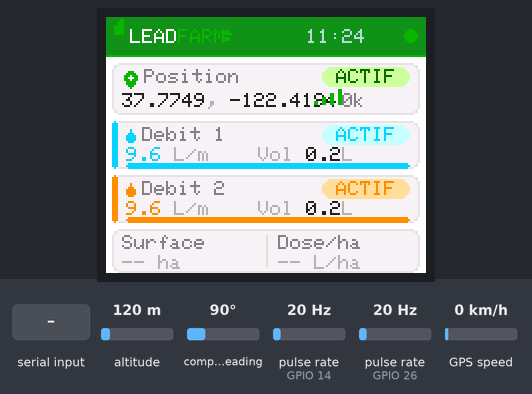
A sketch run on a simulated ESP32. Parts: 160×128 colour display. Wiring (inferred from the names in the program): 2 × pulse sensor: data GPIO 14 / data GPIO 26. Inputs (shaded band) come from the test bench; at power-on: pulse rate (sensors on GPIO 26, GPIO 14) 20 Hz, altitude 120 m, compass heading 90°, GPS speed 0 km/h. WiFi joins after 1.5 s; servers stay silent unless stated; uploads are accepted with an empty reply; EEPROM starts erased; the GPS gets a fix after 3 s at 37.7749, -122.4194 with 8 satellites; not simulated (calls return 0 or success): secrets.h; what the sketch prints to the serial monitor is not drawn.

Above: at 4.0 s.
4.1 s: "reset\n" received over Serial
At 5.7 s:
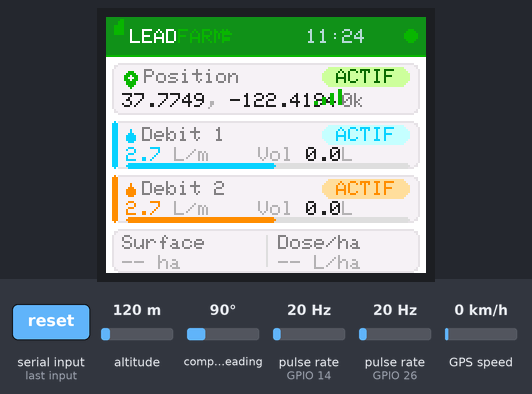
6.4 s: pulse rate (sensor on GPIO 26) set to 4 Hz
At 8.6 s:
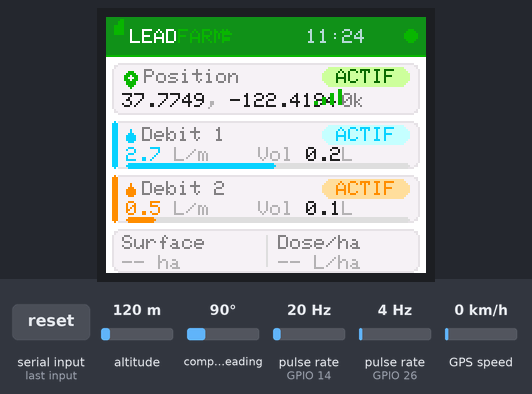
9.4 s: pulse rate (sensor on GPIO 26) set to 1 Hz
At 11.4 s:
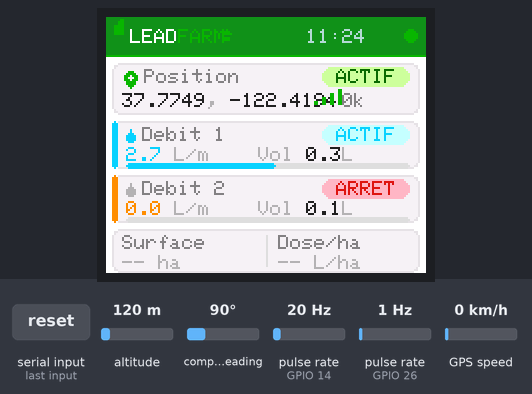
13.4 s: pulse rate (sensor on GPIO 14) set to 4 Hz
At 16.3 s:
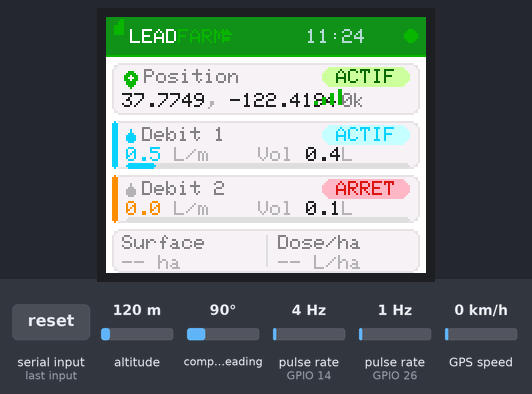
16.6 s: pulse rate (sensor on GPIO 14) set to 1 Hz
At 18.9 s:
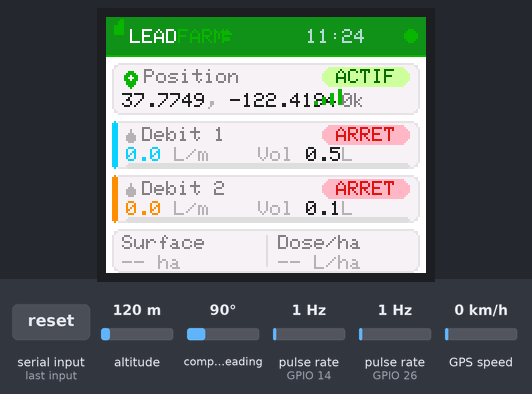
19.6 s: "ha 90\n" received over Serial
At 20.1 s:
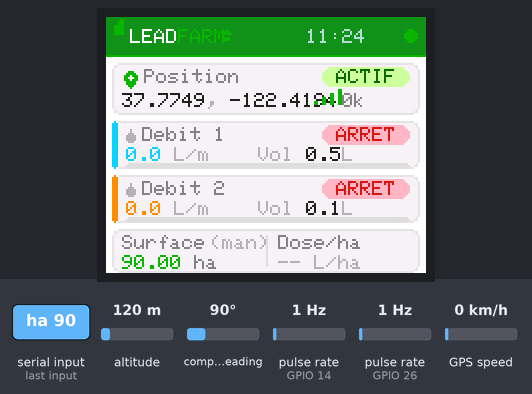
Timing chart, 0 to 22.6 s (numbered marks = the images above; inputs shaded):
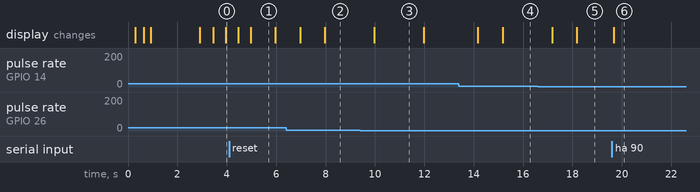

Measured:
- the behaviour switches between 3 and 2 Hz on pulse rate (sensor on GPIO 26) (found by bisection; images 2 and 3)
- the behaviour switches between 3 and 2 Hz on pulse rate (sensor on GPIO 14) (found by bisection; images 4 and 5)
- after the input at 4.1 s, the display: first changes after 0.37 s (image 1 shows a later state)
- after the input at 6.4 s, the display: first changes after 0.57 s (image 2 shows a later state)
- after the input at 9.4 s, the display: changes after 0.57 s (image 3)
- after the input at 13.4 s, the display: first changes after 0.77 s (image 4 shows a later state)
- after the input at 16.6 s, the display: first changes after 0.57 s (image 5 shows a later state)
- after the input at 19.6 s, the display: changes after 0.08 s (image 6)

The sketch:

esp32-leadfarm.ino
```cpp
#include <TinyGPSPlus.h>
#include <math.h>
#include <HardwareSerial.h>
#include <SPI.h>
#include <Adafruit_GFX.h>
#include <Adafruit_ST7735.h>
#include <WiFi.h>
#include <HTTPClient.h>
#include <Preferences.h>
#include "secrets.h"

// Copy secrets.h.example → secrets.h (gitignored) before flashing.

// ===================== OFFLINE QUEUE (NVS) =====================
Preferences prefs;
const char* QUEUE_NS = "lf_queue";
const int MAX_QUEUE = 20;

// ===================== PINS =====================
#define FLOW1_PIN 14
#define FLOW2_PIN 26
#define GPS_RX 17
#define GPS_TX 16
#define GPS_BAUD 9600

// ===================== TFT =====================
#define TFT_CS  5
#define TFT_DC  2
#define TFT_RST 4

Adafruit_ST7735 tft = Adafruit_ST7735(TFT_CS, TFT_DC, TFT_RST);

// ===================== COULEURS — WHITE THEME =====================
#define C_BG        0xFFFF
#define C_CARD      0xF79E
#define C_CARD_BRD  0xE71C
#define C_HEADER_BG 0x1483
#define C_ACCENT    0x0DA0
#define C_ACCENT_DK 0x0B40
#define C_RED       0xD8A2
#define C_RED_BG    0xFDB8
#define C_CYAN      0x0E9F
#define C_CYAN_LT   0xC7FF
#define C_ORANGE    0xFC60
#define C_ORNG_LT   0xFEF3
#define C_YELLOW    0xEEE0
#define C_YLW_LT    0xFFF8
#define C_TEXT      0x2104
#define C_TEXT_SEC  0x8410
#define C_TEXT_TER  0xB596
#define C_DIVIDER   0xDEFB
#define C_GREEN_BG  0xCFF3
#define C_WHITE     0xFFFF

// ===================== GPS (u-blox NEO-8M) =====================
TinyGPSPlus gps;
HardwareSerial GPSSerial(2);
const int TZ_HOURS = 1;

unsigned long gpsLastCharMs = 0;
unsigned long gpsTotalChars = 0;

// ===================== TIMERS =====================
unsigned long lastTftMs = 0;
unsigned long lastFlowCalcMs = 0;
unsigned long lastSendMs = 0;
unsigned long lastReportMs = 0;
const unsigned long TFT_INTERVAL_MS = 500;
const unsigned long SEND_INTERVAL_MS = 10000;

// ===================== FLOW =====================
const float PULSES_PER_LITER_1 = 450.0;
const float PULSES_PER_LITER_2 = 450.0;
const unsigned long MIN_PULSE_US = 1000;
const float FLOW_THRESHOLD = 0.3;

volatile unsigned long pulses1 = 0;
volatile unsigned long pulses2 = 0;
volatile unsigned long lastMicros1 = 0;
volatile unsigned long lastMicros2 = 0;

void IRAM_ATTR isrFlow1() {
  unsigned long now = micros();
  if (now - lastMicros1 > MIN_PULSE_US) { pulses1++; lastMicros1 = now; }
}
void IRAM_ATTR isrFlow2() {
  unsigned long now = micros();
  if (now - lastMicros2 > MIN_PULSE_US) { pulses2++; lastMicros2 = now; }
}

float flow1_Lmin = 0.0, flow2_Lmin = 0.0;
float total1_L = 0.0, total2_L = 0.0;

// ===================== SURFACE =====================
const int MAX_POINTS = 800;
double xs[MAX_POINTS], ys[MAX_POINTS];
int pointCount = 0;
bool areaRecording = false;
double refLatRad = 0, refLonRad = 0;
bool refSet = false;
const float MIN_DIST_M = 3.0;
double lastX = 0, lastY = 0;
bool lastXYSet = false;

double surfaceHa = 0.0;
bool surfaceFromGPS = false;

static inline double deg2rad(double d) { return d * M_PI / 180.0; }

void latLonToMeters(double latDeg, double lonDeg, double &x, double &y) {
  const double R = 6371000.0;
  double lat = deg2rad(latDeg);
  double lon = deg2rad(lonDeg);
  if (!refSet) { refLatRad = lat; refLonRad = lon; refSet = true; }
  x = (lon - refLonRad) * cos(refLatRad) * R;
  y = (lat - refLatRad) * R;
}

double dist2D(double x1, double y1, double x2, double y2) {
  double dx = x2 - x1, dy = y2 - y1;
  return sqrt(dx * dx + dy * dy);
}

double polygonAreaM2() {
  if (pointCount < 3) return 0.0;
  double sum = 0.0;
  for (int i = 0; i < pointCount; i++) {
    int j = (i + 1) % pointCount;
    sum += xs[i] * ys[j] - xs[j] * ys[i];
  }
  return fabs(sum) * 0.5;
}

void startAreaRecording() {
  pointCount = 0; refSet = false; lastXYSet = false;
  areaRecording = true;
  Serial.println("SURFACE GPS: START");
}

void stopAreaRecordingAndPrint() {
  areaRecording = false;
  double areaM2 = polygonAreaM2();
  surfaceHa = areaM2 / 10000.0;
  surfaceFromGPS = true;
  Serial.print("SURFACE GPS: "); Serial.print(areaM2, 1); Serial.print(" m2 = ");
  Serial.print(surfaceHa, 4); Serial.println(" ha");
}

void setSurfaceHa(float ha) {
  surfaceHa = ha; surfaceFromGPS = false;
  Serial.print("SURFACE: "); Serial.print(surfaceHa, 4); Serial.println(" ha");
}

void setSurfaceM2(float m2) {
  surfaceHa = m2 / 10000.0; surfaceFromGPS = false;
}

void setSurfaceDim(float longueur, float largeur) {
  float m2 = longueur * largeur;
  surfaceHa = m2 / 10000.0; surfaceFromGPS = false;
}

void handleCommand(String cmd) {
  cmd.trim();
  if (cmd == "start") { startAreaRecording(); return; }
  if (cmd == "stop")  { stopAreaRecordingAndPrint(); return; }
  if (cmd == "resetvol") { total1_L = 0; total2_L = 0; Serial.println("VOLUMES: 0"); return; }
  if (cmd == "reset") { total1_L = 0; total2_L = 0; surfaceHa = 0; Serial.println("RESET OK"); return; }

  if (cmd.startsWith("ha ")) {
    float val = cmd.substring(3).toFloat();
    if (val > 0) setSurfaceHa(val); else Serial.println("ERR: ha 2.5");
    return;
  }
  if (cmd.startsWith("m2 ")) {
    float val = cmd.substring(3).toFloat();
    if (val > 0) setSurfaceM2(val); else Serial.println("ERR: m2 25000");
    return;
  }
  if (cmd.startsWith("dim ")) {
    String p = cmd.substring(4);
    int si = p.indexOf(' ');
    if (si > 0) {
      float L = p.substring(0, si).toFloat();
      float l = p.substring(si + 1).toFloat();
      if (L > 0 && l > 0) setSurfaceDim(L, l); else Serial.println("ERR: dim 100 250");
    } else Serial.println("ERR: dim 100 250");
    return;
  }

  if (cmd == "help") {
    Serial.println("══════════════════════════════════");
    Serial.println("  ha 2.5      -> 2.5 hectares");
    Serial.println("  m2 25000    -> 25000 m2");
    Serial.println("  dim 100 250 -> 100m x 250m");
    Serial.println("  start/stop  -> GPS polygon");
    Serial.println("  resetvol    -> volumes a 0");
    Serial.println("  reset       -> tout a 0");
    Serial.println("══════════════════════════════════");
    return;
  }
  Serial.println("? tape 'help'");
}

String gpsTimeStr() {
  if (!gps.date.isValid() || !gps.time.isValid()) return "NO_TIME";
  int h = gps.time.hour() + TZ_HOURS;
  if (h >= 24) h -= 24; if (h < 0) h += 24;
  char buf[22];
  snprintf(buf, sizeof(buf), "%04d-%02d-%02d %02d:%02d:%02d",
    gps.date.year(), gps.date.month(), gps.date.day(),
    h, gps.time.minute(), gps.time.second());
  return String(buf);
}

// ===================== GRAPHIQUES TFT — WHITE THEME =====================

void drawPill(int x, int y, int w, int h, uint16_t bg, uint16_t txt, const char* label) {
  tft.fillRoundRect(x, y, w, h, h / 2, bg);
  int textW = strlen(label) * 6;
  tft.setCursor(x + (w - textW) / 2, y + (h - 7) / 2);
  tft.setTextColor(txt);
  tft.print(label);
}

void drawSignalBars(int x, int y, int sats) {
  int level = sats >= 8 ? 4 : sats >= 6 ? 3 : sats >= 4 ? 2 : sats >= 1 ? 1 : 0;
  for (int i = 0; i < 4; i++) {
    int barH = 2 + i * 2;
    tft.fillRect(x + i * 4, y + 8 - barH, 2, barH, (i < level) ? C_ACCENT : C_DIVIDER);
  }
}

void drawFlowBar(int x, int y, int w, float value, float maxVal, uint16_t trackColor, uint16_t fillColor) {
  int barW = (int)((value / maxVal) * w);
  if (barW > w) barW = w;
  tft.fillRoundRect(x, y, w, 3, 1, trackColor);
  if (barW > 1) tft.fillRoundRect(x, y, barW, 3, 1, fillColor);
}

void drawDropIcon(int x, int y, uint16_t color) {
  tft.fillTriangle(x, y - 3, x - 2, y + 1, x + 2, y + 1, color);
  tft.fillCircle(x, y + 1, 2, color);
}

void drawWifiIcon(int x, int y, bool connected) {
  uint16_t c = connected ? C_ACCENT : C_RED;
  tft.drawPixel(x, y - 4, c);
  tft.drawFastHLine(x - 1, y - 3, 3, c);
  tft.drawFastHLine(x - 2, y - 2, 5, c);
  tft.fillRect(x - 1, y, 3, 2, c);
}

void drawMiniLeaf(int x, int y, uint16_t c) {
  tft.fillRect(x, y, 5, 5, c);
  tft.fillRect(x + 2, y - 2, 3, 3, c);
  tft.fillRect(x + 3, y - 3, 2, 2, c);
}

void drawTFT() {
  tft.fillScreen(C_BG);

  // ── HEADER: Deep teal bar ──
  tft.fillRect(0, 0, 160, 19, C_HEADER_BG);

  drawMiniLeaf(4, 4, C_ACCENT);

  tft.setTextSize(1);
  tft.setCursor(12, 6);
  tft.setTextColor(C_WHITE); tft.print("LEAD");
  tft.setTextColor(C_ACCENT); tft.print("FARM");

  drawWifiIcon(60, 10, WiFi.status() == WL_CONNECTED);

  if (gps.time.isValid()) {
    char tb[6];
    int h = gps.time.hour() + TZ_HOURS;
    if (h >= 24) h -= 24; if (h < 0) h += 24;
    snprintf(tb, sizeof(tb), "%02d:%02d", h, gps.time.minute());
    tft.setCursor(100, 6);
    tft.setTextColor(0xB6DA);
    tft.print(tb);
  }

  bool sysOk = (gpsTotalChars > 10 || flow1_Lmin > 0 || flow2_Lmin > 0);
  tft.fillCircle(152, 9, 3, sysOk ? C_ACCENT : C_RED);

  tft.drawFastHLine(0, 19, 160, C_ACCENT);

  // ── CARD 1: GPS Position ──
  tft.fillRoundRect(3, 23, 154, 26, 4, C_CARD);
  tft.drawRoundRect(3, 23, 154, 26, 4, C_CARD_BRD);

  tft.fillCircle(12, 30, 3, gps.location.isValid() ? C_ACCENT : C_RED);
  tft.fillCircle(12, 30, 1, C_CARD);
  tft.fillTriangle(10, 32, 14, 32, 12, 35, gps.location.isValid() ? C_ACCENT : C_RED);

  tft.setCursor(19, 26); tft.setTextColor(C_TEXT_SEC); tft.print("Position");

  if (gps.location.isValid()) {
    drawPill(108, 25, 44, 10, C_GREEN_BG, C_ACCENT_DK, "ACTIF");
    tft.setCursor(8, 38); tft.setTextColor(C_TEXT);
    tft.print(gps.location.lat(), 4);
    tft.setTextColor(C_TEXT_TER); tft.print(", ");
    tft.setTextColor(C_TEXT); tft.print(gps.location.lng(), 4);
    if (gps.speed.isValid()) {
      tft.setCursor(118, 38); tft.setTextColor(C_TEXT_SEC);
      tft.print(gps.speed.kmph(), 0); tft.print("k");
    }
    int sats = gps.satellites.isValid() ? gps.satellites.value() : 0;
    drawSignalBars(104, 36, sats);
  } else {
    drawPill(105, 25, 48, 10, C_RED_BG, C_RED, "INACTIF");
    tft.setCursor(8, 38); tft.setTextColor(C_TEXT_TER); tft.print("Recherche...");
  }

  // ── CARD 2: Debit 1 (Water blue theme) ──
  bool d1 = (flow1_Lmin > 0.1);
  tft.fillRoundRect(3, 52, 154, 24, 4, C_CARD);
  tft.drawRoundRect(3, 52, 154, 24, 4, C_CARD_BRD);
  tft.fillRoundRect(3, 52, 3, 24, 1, C_CYAN);

  drawDropIcon(12, 59, d1 ? C_CYAN : C_TEXT_TER);
  tft.setCursor(18, 55); tft.setTextColor(C_TEXT_SEC); tft.print("Debit 1");

  if (d1) {
    drawPill(108, 54, 44, 10, C_CYAN_LT, C_CYAN, "ACTIF");
  } else {
    drawPill(108, 54, 44, 10, C_RED_BG, C_RED, "ARRET");
  }

  tft.setCursor(10, 65); tft.setTextColor(C_CYAN);
  tft.print(flow1_Lmin, 1);
  tft.setTextColor(C_TEXT_TER); tft.print(" L/m");

  tft.setCursor(76, 65); tft.setTextColor(C_TEXT_TER); tft.print("Vol ");
  tft.setTextColor(C_TEXT); tft.print(total1_L, 1);
  tft.setTextColor(C_TEXT_TER); tft.print("L");

  drawFlowBar(10, 73, 142, flow1_Lmin, 5.0, C_DIVIDER, C_CYAN);

  // ── CARD 3: Debit 2 (Orange theme) ──
  bool d2 = (flow2_Lmin > 0.1);
  tft.fillRoundRect(3, 79, 154, 24, 4, C_CARD);
  tft.drawRoundRect(3, 79, 154, 24, 4, C_CARD_BRD);
  tft.fillRoundRect(3, 79, 3, 24, 1, C_ORANGE);

  drawDropIcon(12, 86, d2 ? C_ORANGE : C_TEXT_TER);
  tft.setCursor(18, 82); tft.setTextColor(C_TEXT_SEC); tft.print("Debit 2");

  if (d2) {
    drawPill(108, 81, 44, 10, C_ORNG_LT, C_ORANGE, "ACTIF");
  } else {
    drawPill(108, 81, 44, 10, C_RED_BG, C_RED, "ARRET");
  }

  tft.setCursor(10, 92); tft.setTextColor(C_ORANGE);
  tft.print(flow2_Lmin, 1);
  tft.setTextColor(C_TEXT_TER); tft.print(" L/m");

  tft.setCursor(76, 92); tft.setTextColor(C_TEXT_TER); tft.print("Vol ");
  tft.setTextColor(C_TEXT); tft.print(total2_L, 1);
  tft.setTextColor(C_TEXT_TER); tft.print("L");

  drawFlowBar(10, 100, 142, flow2_Lmin, 5.0, C_DIVIDER, C_ORANGE);

  // ── CARD 4: Surface + L/ha (split card) ──
  tft.fillRoundRect(3, 106, 154, 22, 4, C_CARD);
  tft.drawRoundRect(3, 106, 154, 22, 4, C_CARD_BRD);

  float totalVol = total1_L + total2_L;
  float lPerHa = (surfaceHa > 0.001) ? totalVol / surfaceHa : 0.0;

  tft.setCursor(8, 109); tft.setTextColor(C_TEXT_SEC); tft.print("Surface");
  if (surfaceHa > 0.001) {
    tft.setCursor(52, 109); tft.setTextColor(C_TEXT_TER);
    tft.print(surfaceFromGPS ? "(GPS)" : "(man)");
  }
  tft.setCursor(8, 119);
  if (surfaceHa > 0.001) {
    tft.setTextColor(C_ACCENT); tft.print(surfaceHa, 2);
    tft.setTextColor(C_TEXT_SEC); tft.print(" ha");
  } else {
    tft.setTextColor(C_TEXT_TER); tft.print("-- ha");
  }

  tft.drawFastVLine(80, 109, 16, C_DIVIDER);

  tft.setCursor(86, 109); tft.setTextColor(C_TEXT_SEC); tft.print("Dose/ha");
  tft.setCursor(86, 119);
  if (lPerHa > 0.1) {
    tft.setTextColor(C_ORANGE); tft.print(lPerHa, 1);
    tft.setTextColor(C_TEXT_SEC); tft.print(" L/ha");
  } else {
    tft.setTextColor(C_TEXT_TER); tft.print("-- L/ha");
  }
}

// ===================== WIFI =====================
void setupWiFi() {
  Serial.print("WiFi: Connexion a ");
  Serial.println(WIFI_SSID);
  WiFi.begin(WIFI_SSID, WIFI_PASSWORD);

  int attempts = 0;
  while (WiFi.status() != WL_CONNECTED && attempts < 20) {
    delay(500);
    Serial.print(".");
    attempts++;
  }

  if (WiFi.status() == WL_CONNECTED) {
    Serial.println();
    Serial.print("WiFi: OK IP = ");
    Serial.println(WiFi.localIP());
  } else {
    Serial.println("\nWiFi: ECHEC - retry en arriere-plan");
  }
}

void queuePayload(const char* json) {
  prefs.begin(QUEUE_NS, false);
  int count = prefs.getInt("count", 0);
  if (count >= MAX_QUEUE) count = MAX_QUEUE - 1;
  char key[8];
  snprintf(key, sizeof(key), "p%d", count);
  prefs.putString(key, json);
  prefs.putInt("count", count + 1);
  prefs.end();
  Serial.println("QUEUE: payload buffered");
}

bool flushQueue() {
  if (WiFi.status() != WL_CONNECTED) return false;
  prefs.begin(QUEUE_NS, false);
  int count = prefs.getInt("count", 0);
  bool sentAny = false;
  for (int i = 0; i < count; i++) {
    char key[8];
    snprintf(key, sizeof(key), "p%d", i);
    String payload = prefs.getString(key, "");
    if (payload.length() == 0) continue;

    HTTPClient http;
    http.setFollowRedirects(HTTPC_STRICT_FOLLOW_REDIRECTS);
    http.begin(API_URL);
    http.addHeader("Content-Type", "application/json");
    http.addHeader("x-device-key", DEVICE_KEY);
    int code = http.POST(payload);
    http.end();
    if (code == 200) sentAny = true;
    else break;
  }
  if (sentAny) {
    prefs.clear();
    prefs.putInt("count", 0);
  }
  prefs.end();
  return sentAny;
}

void sendToAPI() {
  flushQueue();

  if (WiFi.status() != WL_CONNECTED) {
    WiFi.begin(WIFI_SSID, WIFI_PASSWORD);
    return;
  }

  char json[512];
  snprintf(json, sizeof(json),
    "{"
    "\"device_id\":\"%s\","
    "\"flow1\":%.2f,"
    "\"flow2\":%.2f,"
    "\"vol1\":%.3f,"
    "\"vol2\":%.3f,"
    "\"lat\":%.6f,"
    "\"lon\":%.6f,"
    "\"speed\":%.2f,"
    "\"hdop\":%.1f,"
    "\"sats\":%d,"
    "\"area_m2\":%.1f,"
    "\"timestamp\":\"%s\""
    "}",
    DEVICE_ID,
    flow1_Lmin, flow2_Lmin,
    total1_L, total2_L,
    gps.location.isValid() ? gps.location.lat() : 0.0,
    gps.location.isValid() ? gps.location.lng() : 0.0,
    gps.speed.isValid() ? gps.speed.kmph() : 0.0,
    gps.hdop.isValid() ? gps.hdop.hdop() : 99.9,
    gps.satellites.isValid() ? (int)gps.satellites.value() : 0,
    polygonAreaM2(),
    gpsTimeStr().c_str()
  );

  HTTPClient http;
  http.setFollowRedirects(HTTPC_STRICT_FOLLOW_REDIRECTS);
  http.begin(API_URL);
  http.addHeader("Content-Type", "application/json");
  http.addHeader("x-device-key", DEVICE_KEY);
  int httpCode = http.POST(json);

  if (httpCode == 200) {
    Serial.println("API: OK");
  } else {
    Serial.print("API: ERR ");
    Serial.println(httpCode);
    queuePayload(json);
  }
  http.end();
}

// ===================== SETUP =====================
void setup() {
  Serial.begin(115200);
  delay(300);

  pinMode(FLOW1_PIN, INPUT_PULLUP);
  pinMode(FLOW2_PIN, INPUT_PULLUP);
  attachInterrupt(digitalPinToInterrupt(FLOW1_PIN), isrFlow1, FALLING);
  attachInterrupt(digitalPinToInterrupt(FLOW2_PIN), isrFlow2, FALLING);

  GPSSerial.begin(GPS_BAUD, SERIAL_8N1, GPS_RX, GPS_TX);

  tft.initR(INITR_BLACKTAB);
  tft.setRotation(1);
  tft.fillScreen(C_BG);

  // ── SPLASH ──
  tft.fillScreen(C_BG);

  tft.fillRoundRect(62, 15, 36, 36, 8, C_ACCENT);
  tft.fillRect(72, 22, 16, 16, C_WHITE);
  tft.fillRect(76, 18, 10, 10, C_WHITE);
  tft.fillRect(79, 15, 5, 6, C_WHITE);
  tft.fillRect(74, 24, 12, 12, C_ACCENT);
  tft.fillRect(77, 20, 8, 8, C_ACCENT);
  tft.fillRect(80, 16, 4, 5, C_ACCENT);

  tft.setTextSize(2);
  tft.setCursor(22, 60);
  tft.setTextColor(C_TEXT); tft.print("Lead");
  tft.setTextColor(C_ACCENT); tft.print("Farm");

  tft.setTextSize(1);
  tft.setCursor(20, 82);
  tft.setTextColor(C_TEXT_SEC);
  tft.print("Precision Agri-IoT");

  tft.drawFastHLine(30, 95, 100, C_DIVIDER);

  for (int i = 0; i <= 100; i += 5) {
    tft.fillRoundRect(30, 102, 100, 4, 2, C_DIVIDER);
    tft.fillRoundRect(30, 102, i, 4, 2, C_ACCENT);
    delay(20);
  }

  tft.setCursor(48, 112);
  tft.setTextColor(C_TEXT_TER);
  tft.print("Starting...");
  delay(400);

  setupWiFi();
  drawTFT();

  Serial.println("══════════════════════════════════");
  Serial.println("  LeadFarm - Precision Agri-IoT");
  Serial.print("  WiFi: "); Serial.println(WiFi.status() == WL_CONNECTED ? "OK" : "ECHEC");
  Serial.println("  Tape 'help' pour commandes");
  Serial.println("══════════════════════════════════");

  lastFlowCalcMs = millis();
  lastSendMs = millis();
  lastTftMs = millis();
  lastReportMs = millis();
}

// ===================== LOOP =====================
void loop() {
  while (GPSSerial.available()) {
    char c = GPSSerial.read();
    gpsTotalChars++;
    gpsLastCharMs = millis();
    gps.encode(c);
  }

  unsigned long now = millis();

  if (Serial.available()) {
    String cmd = Serial.readStringUntil('\n');
    handleCommand(cmd);
  }

  // Flow calc every 1s
  if (now - lastFlowCalcMs >= 1000) {
    noInterrupts();
    unsigned long p1 = pulses1; pulses1 = 0;
    unsigned long p2 = pulses2; pulses2 = 0;
    interrupts();

    float l1 = (float)p1 / PULSES_PER_LITER_1;
    float l2 = (float)p2 / PULSES_PER_LITER_2;
    flow1_Lmin = l1 * 60.0;
    flow2_Lmin = l2 * 60.0;
    if (flow1_Lmin < FLOW_THRESHOLD) { flow1_Lmin = 0.0; l1 = 0.0; }
    if (flow2_Lmin < FLOW_THRESHOLD) { flow2_Lmin = 0.0; l2 = 0.0; }
    total1_L += l1;
    total2_L += l2;
    lastFlowCalcMs = now;
  }

  // Serial report every 1s
  if (now - lastReportMs >= 1000) {
    lastReportMs = now;
    Serial.print("D1:"); Serial.print(flow1_Lmin, 2); Serial.print(" ");
    Serial.print("V1:"); Serial.print(total1_L, 3); Serial.print(" | ");
    Serial.print("D2:"); Serial.print(flow2_Lmin, 2); Serial.print(" ");
    Serial.print("V2:"); Serial.print(total2_L, 3); Serial.print(" | ");
    Serial.print("S:"); Serial.print(surfaceHa, 3); Serial.print("ha");

    if (gps.location.isValid()) {
      Serial.print(" GPS:"); Serial.print(gps.location.lat(), 6);
      Serial.print(","); Serial.print(gps.location.lng(), 6);
      Serial.print(" Sat:"); Serial.print(gps.satellites.value());
    }
    Serial.print(" WiFi:"); Serial.print(WiFi.status() == WL_CONNECTED ? "OK" : "NO");
    Serial.print(" GPS-chars:"); Serial.print(gpsTotalChars);
    Serial.print(" Fix:"); Serial.println(gps.location.isValid() ? "YES" : "NO");
  }

  // GPS surface recording
  if (areaRecording && gps.location.isValid() && gps.hdop.isValid() && gps.hdop.hdop() < 3.0) {
    double x, y;
    latLonToMeters(gps.location.lat(), gps.location.lng(), x, y);
    if (!lastXYSet) {
      lastX = x; lastY = y; lastXYSet = true;
      if (pointCount < MAX_POINTS) { xs[pointCount] = x; ys[pointCount] = y; pointCount++; }
    } else {
      double d = dist2D(lastX, lastY, x, y);
      if (d >= MIN_DIST_M && pointCount < MAX_POINTS) {
        xs[pointCount] = x; ys[pointCount] = y; pointCount++;
        lastX = x; lastY = y;
      }
    }
  }

  // Send to API every 10s
  if (now - lastSendMs >= SEND_INTERVAL_MS) {
    sendToAPI();
    lastSendMs = now;
  }

  // TFT refresh
  if (now - lastTftMs >= TFT_INTERVAL_MS) {
    drawTFT();
    lastTftMs = now;
  }
}
```
